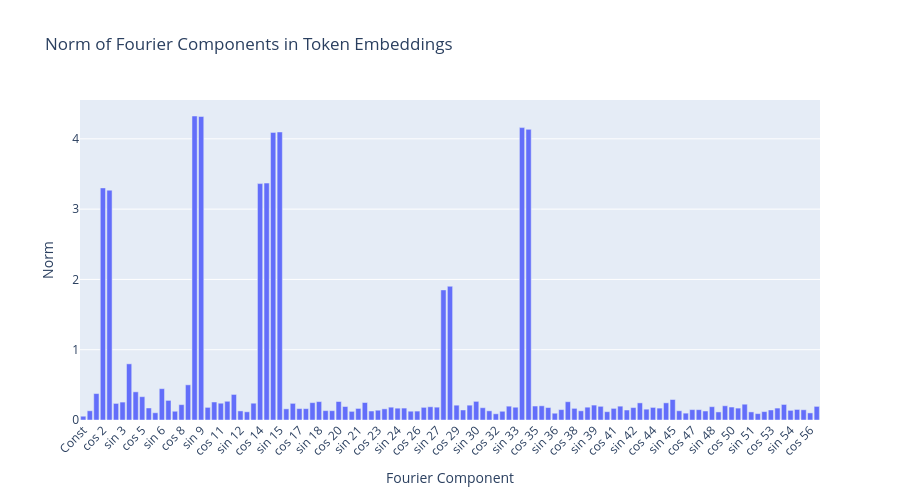

The notebook cell saved with this chart:
### Markdown cell above
## Analyze Embedding in Fourier Basis

### Code cell
# Project embeddings onto Fourier basis
W_E_fourier = fourier_basis @ W_E  # Shape: [p, d_model]

# Compute the norm of each Fourier component across all embedding dimensions
fourier_norms = einops.reduce(W_E_fourier.pow(2), "freq d_model -> freq", "sum").sqrt()

# Plot the Fourier spectrum
fig = px.bar(
    x=fourier_basis_names,
    y=to_numpy(fourier_norms),
    title="Norm of Fourier Components in Token Embeddings",
    labels={"x": "Fourier Component", "y": "Norm"},
)
fig.update_layout(xaxis_tickangle=-45, height=500)
fig.show()

# Find top frequencies
top_k = 15
top_indices = fourier_norms.argsort(descending=True)[:top_k]
print(f"\nTop {top_k} Fourier components in embeddings:")
for i, idx in enumerate(top_indices):
    print(f"  {i+1}. {fourier_basis_names[idx]}: {fourier_norms[idx].item():.4f}")

### Figure 1 — Plotly figure (JSON) as saved in the notebook; plotly's stock layout.template omitted (floating-point values rounded to 4 significant figures)
{"data": [{"hovertemplate": "Fourier Component=%{x}<br>Norm=%{y}<extra></extra>", "legendgroup": "", "marker": {"color": "#636efa", "pattern": {"shape": ""}}, "name": "", "orientation": "v", "showlegend": false, "textposition": "auto", "type": "bar", "x": ["Const", "cos 1", "sin 1", "cos 2", "sin 2", "cos 3", "sin 3", "cos 4", "sin 4", "cos 5", "sin 5", "cos 6", "sin 6", "cos 7", "sin 7", "cos 8", "sin 8", "cos 9", "sin 9", "cos 10", "sin 10", "cos 11", "sin 11", "cos 12", "sin 12", "cos 13", "sin 13", "cos 14", "sin 14", "cos 15", "sin 15", "cos 16", "sin 16", "cos 17", "sin 17", "cos 18", "sin 18", "cos 19", "sin 19", "cos 20", "sin 20", "cos 21", "sin 21", "cos 22", "sin 22", "cos 23", "sin 23", "cos 24", "sin 24", "cos 25", "sin 25", "cos 26", "sin 26", "cos 27", "sin 27", "cos 28", "sin 28", "cos 29", "sin 29", "cos 30", "sin 30", "cos 31", "sin 31", "cos 32", "sin 32", "cos 33", "sin 33", "cos 34", "sin 34", "cos 35", "sin 35", "cos 36", "sin 36", "cos 37", "sin 37", "cos 38", "sin 38", "cos 39", "sin 39", "cos 40", "sin 40", "cos 41", "sin 41", "cos 42", "sin 42", "cos 43", "sin 43", "cos 44", "sin 44", "cos 45", "sin 45", "cos 46", "sin 46", "cos 47", "sin 47", "cos 48", "sin 48", "cos 49", "sin 49", "cos 50", "sin 50", "cos 51", "sin 51", "cos 52", "sin 52", "cos 53", "sin 53", "cos 54", "sin 54", "cos 55", "sin 55", "cos 56", "sin 56"], "xaxis": "x", "y": [0.05377, 0.1311, 0.376, 3.302, 3.27, 0.236, 0.255, 0.7991, 0.4008, 0.3317, 0.1712, 0.1031, 0.4458, 0.2789, 0.1246, 0.2186, 0.5005, 4.325, 4.318, 0.1796, 0.2562, 0.2389, 0.2665, 0.3636, 0.1292, 0.1169, 0.2389, 3.363, 3.371, 4.092, 4.098, 0.1587, 0.2367, 0.1623, 0.1616, 0.247, 0.2619, 0.133, 0.1325, 0.2632, 0.192, 0.123, 0.1644, 0.2485, 0.1277, 0.1392, 0.1587, 0.1824, 0.1683, 0.1696, 0.1251, 0.1268, 0.18, 0.1883, 0.1827, 1.851, 1.902, 0.2109, 0.1428, 0.211, 0.2652, 0.1749, 0.1303, 0.08841, 0.1242, 0.1969, 0.1817, 4.16, 4.135, 0.1988, 0.202, 0.1772, 0.09648, 0.148, 0.2602, 0.1658, 0.1307, 0.1825, 0.2123, 0.1946, 0.1184, 0.1652, 0.1969, 0.1421, 0.1767, 0.2437, 0.1541, 0.1791, 0.1691, 0.2441, 0.2915, 0.1313, 0.09743, 0.1478, 0.1469, 0.1277, 0.1895, 0.1148, 0.2024, 0.1845, 0.1693, 0.2246, 0.1153, 0.0909, 0.1196, 0.1425, 0.1697, 0.2213, 0.1373, 0.1501, 0.1454, 0.101, 0.1938], "yaxis": "y"}], "layout": {"barmode": "relative", "height": 500, "legend": {"tracegroupgap": 0}, "title": {"text": "Norm of Fourier Components in Token Embeddings"}, "xaxis": {"anchor": "y", "domain": [0, 1], "tickangle": -45, "title": {"text": "Fourier Component"}}, "yaxis": {"anchor": "x", "domain": [0, 1], "title": {"text": "Norm"}}}}
